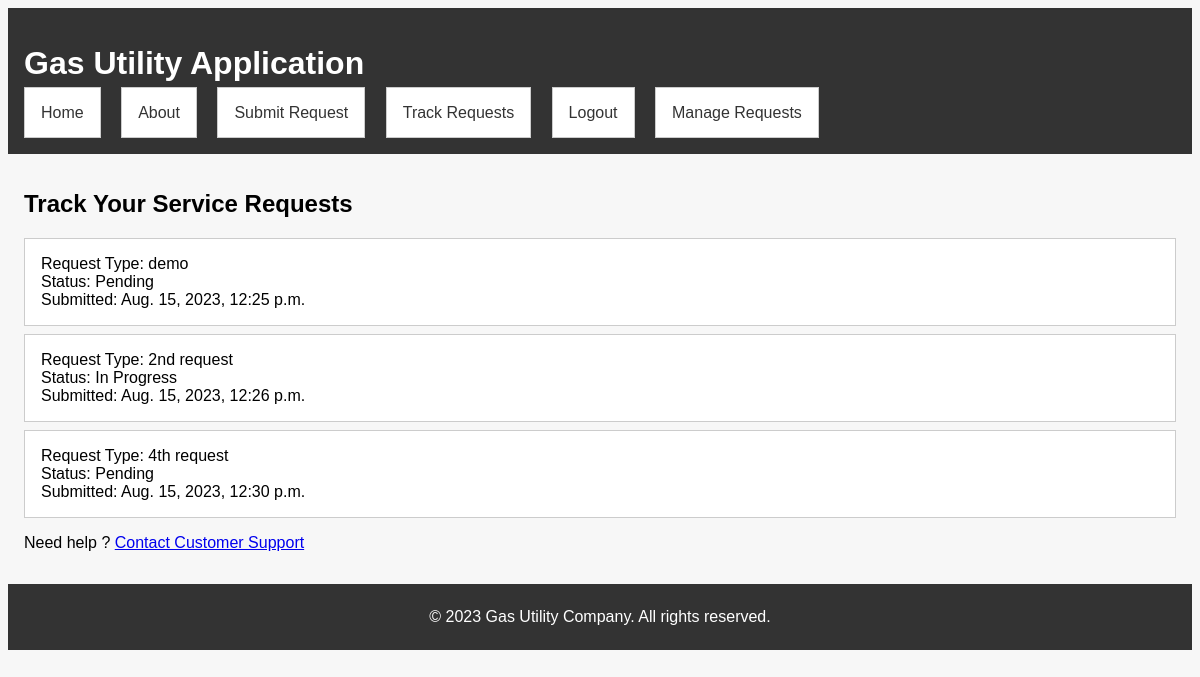
Screenshot of /track_request (signed in) with the database file from the repository.
### gas_utility_app/models.py (models this page shows, shortened)
class ServiceRequest(models.Model):
    STATUS_CHOICES = (
        ("Pending", "Pending"),
        ("In Progress", "In Progress"),
        ("Resolved", "Resolved")
    )
    customer = models.ForeignKey(User, on_delete=models.CASCADE)
    request_type = models.CharField(max_length=100)
    details = models.TextField()
    status = models.CharField(max_length=20, choices=STATUS_CHOICES, default="Pending")
    submitted_date = models.DateTimeField(auto_now_add=True)
    resolved_date = models.DateTimeField(blank=True, null=True)

### gas_utility_app/views.py (the view)
# urls.py: path("track_request", views.track_request, name="track_request"),
@login_required
def track_request(request):
    requests = ServiceRequest.objects.filter(customer = request.user)
    return render(request, "track_request.html", {"requests" : requests})

### gas_utility_app/templates/track_request.html (shortened to what this page needs)
{% extends 'base.html' %}
{% block content %}
  <h2>Track Your Service Requests</h2>
  <ul>
    {% for request in requests %}
      <li>
        Request Type: {{ request.request_type }}<br>
        Status: {{ request.status }}<br>
        Submitted: {{ request.submitted_date }}<br>
      </li>
    {% endfor %}
  </ul>
<p>Need help ? <a href="{% url 'support' %}">Contact Customer Support</a></p>
{% endblock %}

### gas_utility_app/static/style.css (style rules this page uses)
body, h1, h2, h3, p, ul, li { margin: 3; padding: 3; }
body { font-family: Arial, sans-serif; background-color: #f7f7f7; }
ul { list-style: none; padding: 0; }
ul li { border: 1px solid #ccc; margin: 0.5rem 0; padding: 1rem; background-color: white; }

### rows the page displays
ServiceRequest: request_type "demo", status "Pending", submitted_date "Aug. 15, 2023, 12:25 p.m."
ServiceRequest: request_type "2nd request", status "In Progress", submitted_date "Aug. 15, 2023, 12:26 p.m."
ServiceRequest: request_type "4th request", status "Pending", submitted_date "Aug. 15, 2023, 12:30 p.m."
